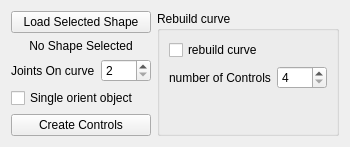
<?xml version="1.0" encoding="UTF-8"?>
<ui version="4.0">
 <class>Form</class>
 <widget class="QWidget" name="Form">
  <property name="geometry">
   <rect>
    <x>0</x>
    <y>0</y>
    <width>331</width>
    <height>144</height>
   </rect>
  </property>
  <property name="windowTitle">
   <string>Form</string>
  </property>
  <layout class="QVBoxLayout" name="verticalLayout_3">
   <item>
    <layout class="QHBoxLayout" name="horizontalLayout_3">
     <item>
      <layout class="QVBoxLayout" name="verticalLayout_2">
       <item>
        <widget class="QPushButton" name="LoadShapeBtn">
         <property name="text">
          <string>Load Selected Shape</string>
         </property>
        </widget>
       </item>
       <item>
        <widget class="QLabel" name="CurrentShapeLbl">
         <property name="text">
          <string>No Shape Selected</string>
         </property>
         <property name="alignment">
          <set>Qt::AlignCenter</set>
         </property>
        </widget>
       </item>
       <item>
        <layout class="QHBoxLayout" name="horizontalLayout">
         <item>
          <widget class="QLabel" name="JointsOnCurve">
           <property name="text">
            <string>Joints On curve</string>
           </property>
          </widget>
         </item>
         <item>
          <widget class="QSpinBox" name="NumberOfJoints">
           <property name="minimumSize">
            <size>
             <width>50</width>
             <height>0</height>
            </size>
           </property>
           <property name="maximumSize">
            <size>
             <width>50</width>
             <height>16777215</height>
            </size>
           </property>
           <property name="minimum">
            <number>2</number>
           </property>
           <property name="value">
            <number>2</number>
           </property>
          </widget>
         </item>
        </layout>
       </item>
       <item>
        <widget class="QCheckBox" name="Mode">
         <property name="layoutDirection">
          <enum>Qt::LeftToRight</enum>
         </property>
         <property name="text">
          <string>Single orient object</string>
         </property>
         <property name="checkable">
          <bool>true</bool>
         </property>
         <property name="checked">
          <bool>false</bool>
         </property>
        </widget>
       </item>
       <item>
        <widget class="QPushButton" name="CreateControlsBtn">
         <property name="text">
          <string>Create Controls</string>
         </property>
        </widget>
       </item>
      </layout>
     </item>
     <item>
      <widget class="QGroupBox" name="RebuildGrp">
       <property name="title">
        <string>Rebuild curve</string>
       </property>
       <layout class="QVBoxLayout" name="verticalLayout">
        <item>
         <widget class="QCheckBox" name="RebuildCurveChk">
          <property name="text">
           <string>rebuild curve</string>
          </property>
         </widget>
        </item>
        <item>
         <layout class="QHBoxLayout" name="horizontalLayout_2">
          <item>
           <widget class="QLabel" name="NumberofSpansLabel">
            <property name="text">
             <string>number of Controls</string>
            </property>
           </widget>
          </item>
          <item>
           <widget class="QSpinBox" name="NumberOfSpansSpnBx">
            <property name="minimumSize">
             <size>
              <width>50</width>
              <height>0</height>
             </size>
            </property>
            <property name="maximumSize">
             <size>
              <width>50</width>
              <height>16777215</height>
             </size>
            </property>
            <property name="minimum">
             <number>4</number>
            </property>
           </widget>
          </item>
         </layout>
        </item>
        <item>
         <widget class="QLabel" name="CurrentShapeControlsLbl">
          <property name="text">
           <string/>
          </property>
         </widget>
        </item>
       </layout>
      </widget>
     </item>
    </layout>
   </item>
  </layout>
 </widget>
 <resources/>
 <connections/>
</ui>
